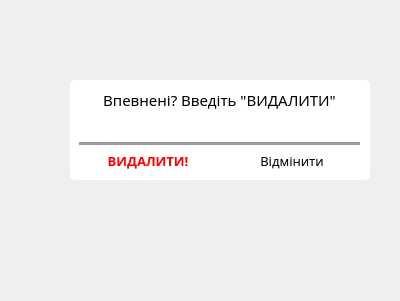
<?xml version="1.0" encoding="UTF-8"?>
<ui version="4.0">
 <class>DeleteUserForm</class>
 <widget class="QDialog" name="DeleteUserForm">
  <property name="geometry">
   <rect>
    <x>0</x>
    <y>0</y>
    <width>400</width>
    <height>301</height>
   </rect>
  </property>
  <property name="cursor">
   <cursorShape>ArrowCursor</cursorShape>
  </property>
  <property name="windowTitle">
   <string>Dialog</string>
  </property>
  <widget class="QWidget" name="widget" native="true">
   <property name="geometry">
    <rect>
     <x>70</x>
     <y>80</y>
     <width>300</width>
     <height>100</height>
    </rect>
   </property>
   <property name="minimumSize">
    <size>
     <width>300</width>
     <height>100</height>
    </size>
   </property>
   <property name="maximumSize">
    <size>
     <width>300</width>
     <height>100</height>
    </size>
   </property>
   <property name="font">
    <font>
     <family>Century Gothic</family>
    </font>
   </property>
   <property name="styleSheet">
    <string notr="true">background-color: rgb(255, 255, 255);
border-radius: 5px;
</string>
   </property>
   <widget class="QWidget" name="">
    <property name="geometry">
     <rect>
      <x>9</x>
      <y>71</y>
      <width>282</width>
      <height>21</height>
     </rect>
    </property>
    <layout class="QHBoxLayout" name="horizontalLayout">
     <item>
      <widget class="QPushButton" name="delete_button">
       <property name="font">
        <font>
         <family>Century Gothic</family>
         <pointsize>10</pointsize>
         <weight>75</weight>
         <bold>true</bold>
        </font>
       </property>
       <property name="cursor">
        <cursorShape>PointingHandCursor</cursorShape>
       </property>
       <property name="styleSheet">
        <string notr="true">color: red;
</string>
       </property>
       <property name="text">
        <string>ВИДАЛИТИ!</string>
       </property>
      </widget>
     </item>
     <item>
      <widget class="QPushButton" name="cencel_button">
       <property name="font">
        <font>
         <family>Century Gothic</family>
         <pointsize>10</pointsize>
         <weight>50</weight>
         <bold>false</bold>
        </font>
       </property>
       <property name="cursor">
        <cursorShape>PointingHandCursor</cursorShape>
       </property>
       <property name="text">
        <string>Відмінити</string>
       </property>
      </widget>
     </item>
    </layout>
   </widget>
   <widget class="QWidget" name="">
    <property name="geometry">
     <rect>
      <x>9</x>
      <y>9</y>
      <width>281</width>
      <height>56</height>
     </rect>
    </property>
    <layout class="QVBoxLayout" name="verticalLayout">
     <item>
      <widget class="QLabel" name="quastion">
       <property name="font">
        <font>
         <family>Century Gothic</family>
         <pointsize>11</pointsize>
        </font>
       </property>
       <property name="frameShape">
        <enum>QFrame::NoFrame</enum>
       </property>
       <property name="frameShadow">
        <enum>QFrame::Raised</enum>
       </property>
       <property name="text">
        <string>Впевнені? Введіть &quot;ВИДАЛИТИ&quot;</string>
       </property>
       <property name="scaledContents">
        <bool>false</bool>
       </property>
       <property name="alignment">
        <set>Qt::AlignCenter</set>
       </property>
      </widget>
     </item>
     <item>
      <widget class="QLineEdit" name="lineEdit">
       <property name="font">
        <font>
         <family>Century Gothic</family>
         <pointsize>10</pointsize>
        </font>
       </property>
       <property name="whatsThis">
        <string>&lt;html&gt;&lt;head/&gt;&lt;body&gt;&lt;p&gt;&lt;br/&gt;&lt;/p&gt;&lt;/body&gt;&lt;/html&gt;</string>
       </property>
       <property name="styleSheet">
        <string notr="true"/>
       </property>
       <property name="maxLength">
        <number>8</number>
       </property>
       <property name="alignment">
        <set>Qt::AlignCenter</set>
       </property>
      </widget>
     </item>
     <item>
      <widget class="Line" name="line">
       <property name="styleSheet">
        <string notr="true">background-color: rgba(0, 0, 0, 100);
padding:0;</string>
       </property>
       <property name="orientation">
        <enum>Qt::Horizontal</enum>
       </property>
      </widget>
     </item>
    </layout>
   </widget>
  </widget>
 </widget>
 <resources/>
 <connections>
  <connection>
   <sender>cencel_button</sender>
   <signal>clicked()</signal>
   <receiver>DeleteUserForm</receiver>
   <slot>close()</slot>
   <hints>
    <hint type="sourcelabel">
     <x>285</x>
     <y>159</y>
    </hint>
    <hint type="destinationlabel">
     <x>280</x>
     <y>199</y>
    </hint>
   </hints>
  </connection>
  <connection>
   <sender>delete_button</sender>
   <signal>clicked()</signal>
   <receiver>DeleteUserForm</receiver>
   <slot>accept()</slot>
   <hints>
    <hint type="sourcelabel">
     <x>158</x>
     <y>161</y>
    </hint>
    <hint type="destinationlabel">
     <x>160</x>
     <y>229</y>
    </hint>
   </hints>
  </connection>
 </connections>
</ui>
